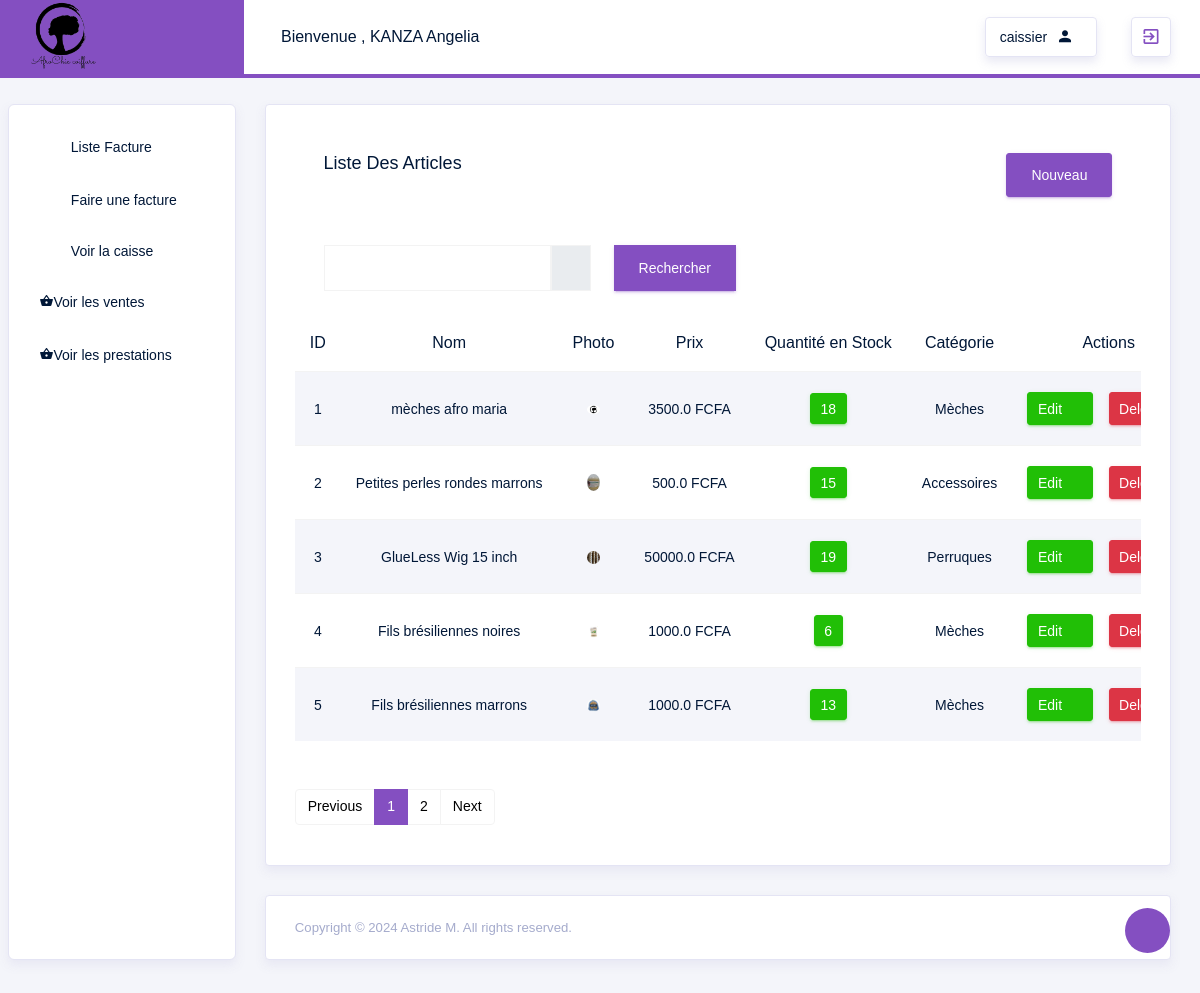
Page /ListerArticle (signed in) on the earlier database version.
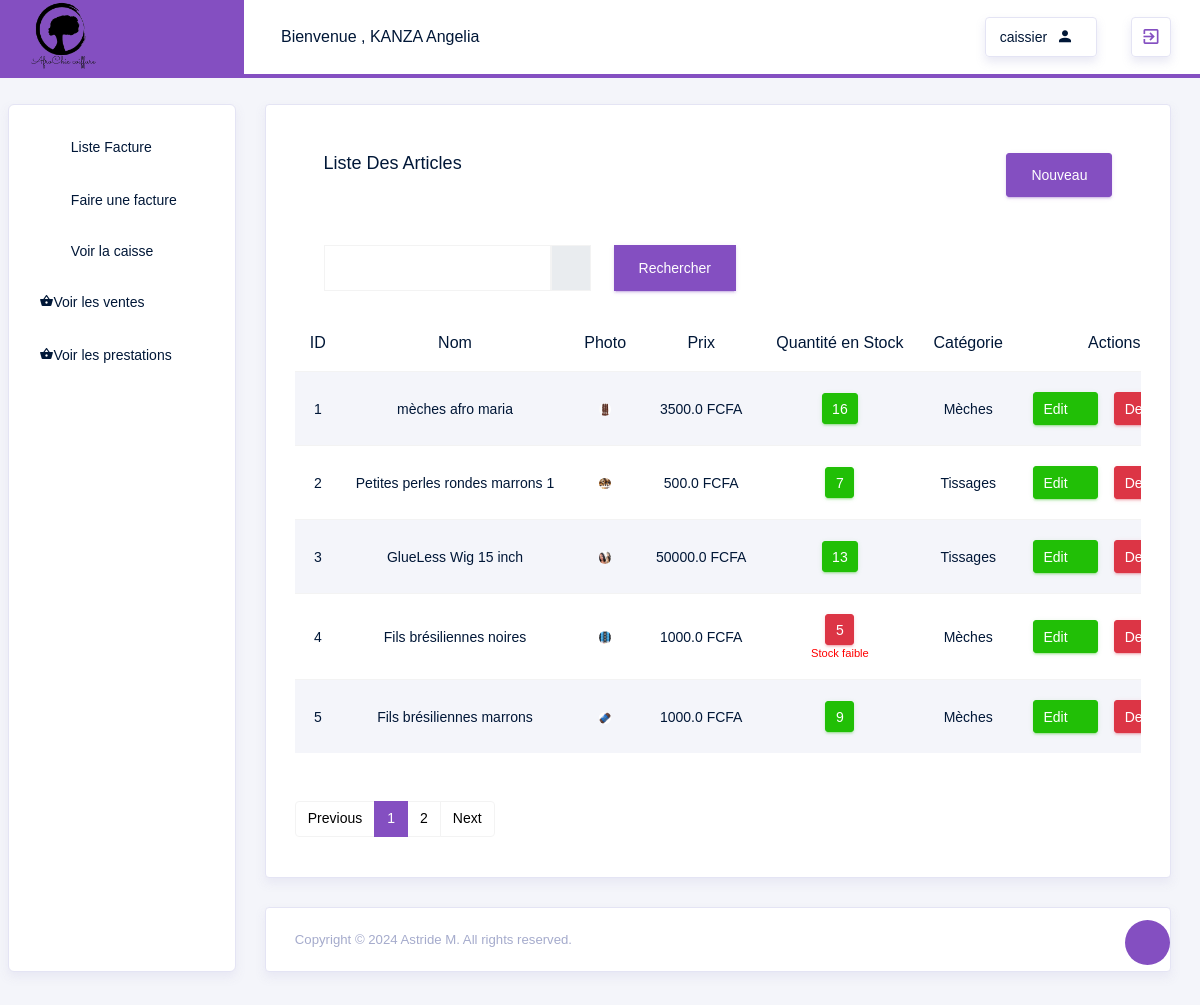
Same page on the later database version.
### src/models.py (models this page shows)
class Produit(db.Model):
    id = db.Column(db.Integer, primary_key=True, autoincrement=True)
    nom = db.Column(db.String(100), nullable=False)
    photo = db.Column(db.String(255), nullable=False)
    description = db.Column(db.Text)
    prix = db.Column(db.Float, nullable=False)
    qteStock = db.Column(db.Integer, nullable=False)
    categorie_id = db.Column(db.Integer, db.ForeignKey('categorie.id'), nullable=False)
    categorie = db.relationship('Categorie', backref=db.backref('produits', lazy=True))
    factures = db.relationship("DetailsFacture", backref="produit")

class Categorie(db.Model):
    id = db.Column(db.Integer, primary_key=True, autoincrement=True)
    nom = db.Column(db.String(100), nullable=False)

### src/routes/gestionnaire_routes.py (the view)
@app.route('/ListerArticle',methods=['GET', 'POST'])
@login_required
def ListerArticle():
    form = SearchForm()
    page = request.args.get('page', 1, type=int)  # Récupérer le numéro de page depuis les paramètres de requête, par défaut 1
    if form.validate_on_submit():
        search_query = form.search_query.data
        produits = Produit.query.filter(Produit.nom.ilike(f'%{search_query}%')).paginate(page=page, per_page=5)
    else:
        produits = Produit.query.paginate(page=page, per_page=5)
    return render_template('gestionnaire/article/ListerArticle.html', produits=produits,form=form)

### src/forms/CoiffureForms.py
class SearchForm(FlaskForm):
    search_query = StringField(
        'Recherche',
        render_kw={"class": "form-control",
                    "aria-label": "search",
                    "aria-describedby": "search"})
    submit = SubmitField('Rechercher', render_kw={"class": "btn btn-primary"})

### src/routes/auth_routes.py (called while the page is built)
@login_manager.user_loader
def load_user(user_id):
        return User.query.get(int(user_id))

### src/templates/gestionnaire/article/ListerArticle.html (shortened to what the changed rows need)
{% extends "layouts/base.html" %}
{% block content %}
<div class="row">
    <div class="col-md-12">
        <div class="card">
            <div class="card-body">
                <div class="table-responsive mb-5">
                    <table class="table table-hover table-striped text-center">
                        <thead>
                            <tr>
                                <th>ID</th>
                                <th>Nom</th>
                                <th>Photo</th>
                                <th>Prix</th>
                                <th>Quantité en Stock</th>
                                <th>Catégorie</th>
                                <th>Actions</th>
                            </tr>
                        </thead>
                        <tbody>
                            {% for produit in produits %}
                            <tr>
                                <td>{{ produit.id }}</td>
                                <td>{{ produit.nom }}</td>
                                <td><img src="{{ url_for('static', filename='Upload/' ~ produit.photo) }}" alt="{{ produit.nom }}" style="width: 30%; height: auto;"></td>
                                <td>{{ produit.prix }} FCFA</td>
                                <td>
                                    {% if produit.qteStock <= 5 %}
                                      <button class="btn btn-danger btn-sm btn-icon-text">
                                        {{ produit.qteStock }}
                                      </button>
                                      <br>
                                      <small style="color: red;">Stock faible</small>
                                    {% else %}
                                    <button class="btn btn-success btn-sm btn-icon-text">
                                      {{ produit.qteStock }}
                                    </button>
                                    {% endif %}
                                </td>
                                <td>{{ produit.categorie.nom }}</td>
                                <td>
                                    <div class="d-flex align-items-center">
                                      <a href="{{ url_for('EditArticle', produit_id=produit.id) }}" class="btn btn-success btn-sm btn-icon-text mr-3">
                                        Edit
                                        <i class="typcn typcn-edit btn-icon-append"></i>
                                     </a>
                                      <form action="{{ url_for('DeleteArticle', produit_id=produit.id) }}" method="post" class="delete-form">
                                        <button type="submit" class="btn btn-danger btn-sm btn-icon-text">
                                            Delete
                                        </button>
                                      </form>
                                    </div>
                                </td>
                            </tr>
                            {% endfor %}
                        </tbody>
                    </table>
                </div>
            </div>
        </div>
    </div>
</div>
{% endblock %}

Differences in the rows shown:
changed Produit "mèches afro maria": photo: a different picture; qteStock "18" → "16"
changed Produit id 2: nom "Petites perles rondes marrons" → "Petites perles rondes marrons 1"; photo: a different picture; qteStock "15" → "7"; categorie.nom "Accessoires" → "Tissages"
changed Produit "GlueLess Wig 15 inch": photo: a different picture; qteStock "19" → "13"; categorie.nom "Perruques" → "Tissages"
changed Produit "Fils brésiliennes noires": photo: a different picture; qteStock "6" → "5"
changed Produit "Fils brésiliennes marrons": photo: a different picture; qteStock "13" → "9"
